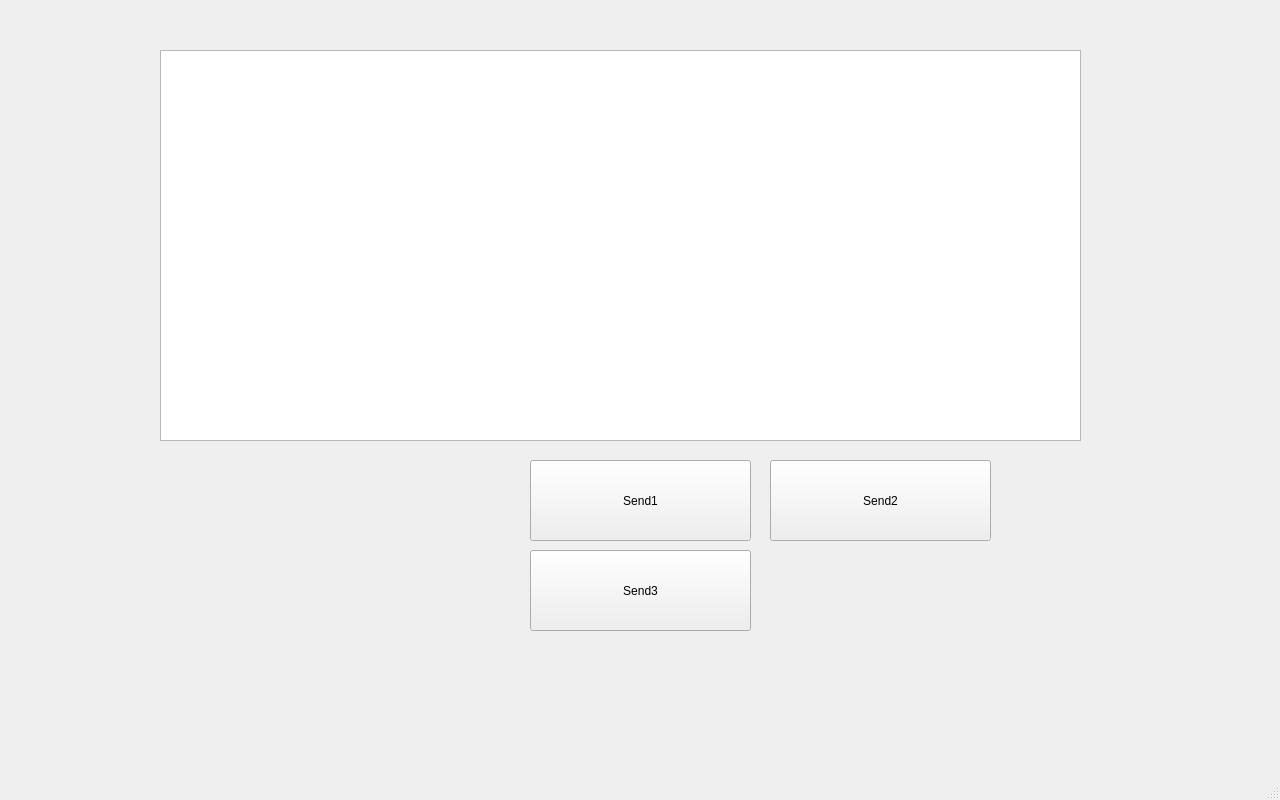
<?xml version="1.0" encoding="UTF-8"?>
<ui version="4.0">
 <class>MainWindow</class>
 <widget class="QMainWindow" name="MainWindow">
  <property name="geometry">
   <rect>
    <x>0</x>
    <y>0</y>
    <width>1280</width>
    <height>800</height>
   </rect>
  </property>
  <property name="windowTitle">
   <string>MainWindow</string>
  </property>
  <widget class="QWidget" name="centralwidget">
   <widget class="QPlainTextEdit" name="PTE_Debug">
    <property name="geometry">
     <rect>
      <x>160</x>
      <y>50</y>
      <width>921</width>
      <height>391</height>
     </rect>
    </property>
   </widget>
   <widget class="QPushButton" name="PB_Send">
    <property name="geometry">
     <rect>
      <x>530</x>
      <y>460</y>
      <width>221</width>
      <height>81</height>
     </rect>
    </property>
    <property name="text">
     <string>Send1</string>
    </property>
   </widget>
   <widget class="QPushButton" name="PB_Send_2">
    <property name="geometry">
     <rect>
      <x>770</x>
      <y>460</y>
      <width>221</width>
      <height>81</height>
     </rect>
    </property>
    <property name="text">
     <string>Send2</string>
    </property>
   </widget>
   <widget class="QPushButton" name="PB_Send_3">
    <property name="geometry">
     <rect>
      <x>530</x>
      <y>550</y>
      <width>221</width>
      <height>81</height>
     </rect>
    </property>
    <property name="text">
     <string>Send3</string>
    </property>
   </widget>
  </widget>
  <widget class="QMenuBar" name="menubar">
   <property name="geometry">
    <rect>
     <x>0</x>
     <y>0</y>
     <width>1280</width>
     <height>22</height>
    </rect>
   </property>
  </widget>
  <widget class="QStatusBar" name="statusbar"/>
 </widget>
 <resources/>
 <connections/>
</ui>
